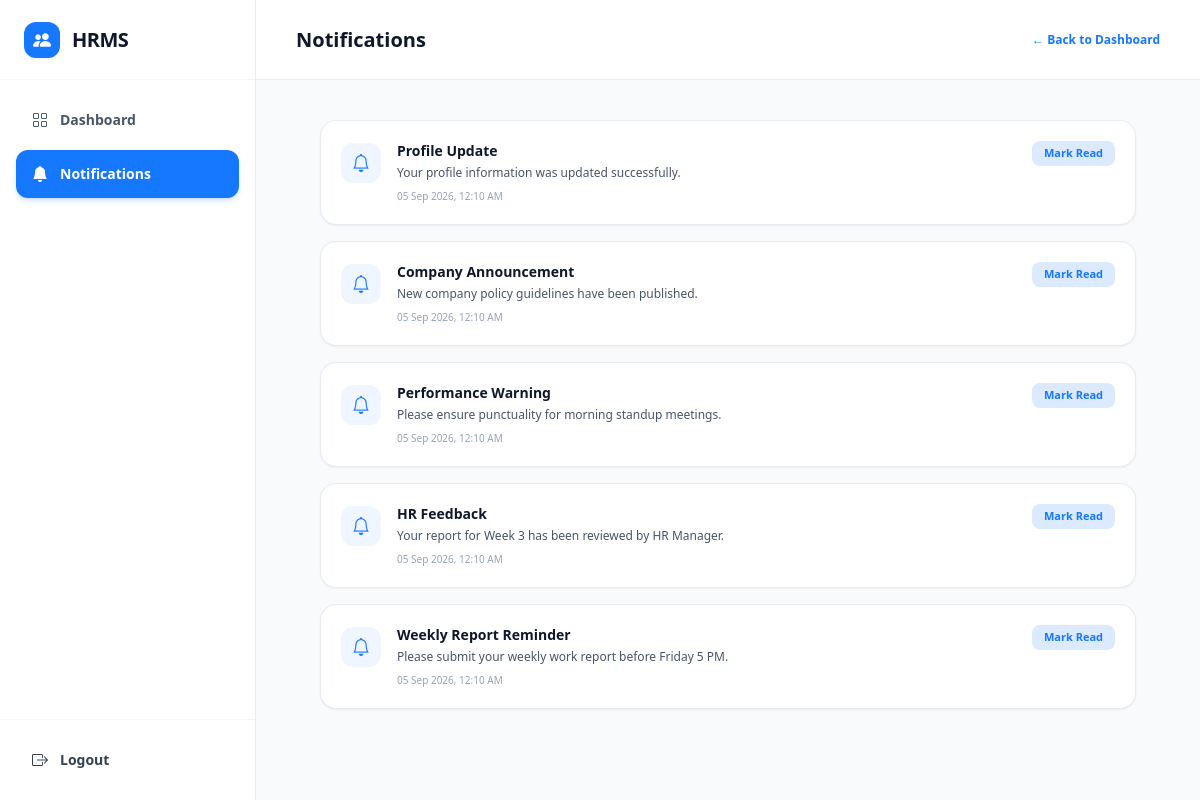
Page /employees/notifications/ (signed in) on the committed database.
### employees/models.py (models this page shows, shortened)
class Notification(models.Model):
    NOTIFICATION_TYPES = [
        ("REPORT_REMINDER", "Weekly Report Reminder"),
        ("HR_FEEDBACK", "HR Feedback"),
        ("WARNING", "Performance Warning"),
        ("ANNOUNCEMENT", "Company Announcement"),
        ("PROFILE_UPDATE", "Profile Update"),
    ]
    notification_id = models.AutoField(
        primary_key=True,
    )
    employee = models.ForeignKey(
        Employee,
        on_delete=models.CASCADE,
        related_name="notifications",
    )
    title = models.CharField(
        max_length=200,
    )
    message = models.TextField()
    notification_type = models.CharField(
        max_length=30,
        choices=NOTIFICATION_TYPES,
        default="REPORT_REMINDER",
    )
    is_read = models.BooleanField(
        default=False,
    )
    created_at = models.DateTimeField(
        auto_now_add=True,
    )

### employees/views.py (the view)
# urls.py: path("notifications/", views.notifications_view, name="notifications"),
@login_required
def notifications_view(request):
    try:
        employee = request.user.employee_profile
    except AttributeError:
        messages.error(request, "Employee profile not found.")
        return redirect("employees:login")
    notifications = employee.notifications.all().order_by("-created_at")
    context = {
        "employee": employee,
        "notifications": notifications,
    }
    return render(request, "employees/notifications.html", context)

### hr_management_system/users/context_processors.py (called while the page is built)
def allauth_settings(request):
    return {
        "ACCOUNT_ALLOW_REGISTRATION": settings.ACCOUNT_ALLOW_REGISTRATION,
    }

### employees/templates/employees/notifications.html (shortened to what this page needs)
{% load static %}
<!DOCTYPE html>
<html lang="en">
<head>
    <script src="https://cdn.tailwindcss.com"></script>
    <link rel="stylesheet" href="https://cdn.jsdelivr.net/npm/bootstrap-icons@1.11.3/font/bootstrap-icons.min.css">
</head>
<body class="bg-slate-50 font-sans antialiased text-slate-800 min-h-screen flex">
    <aside class="w-64 bg-white border-r border-slate-200/80 flex flex-col justify-between hidden md:flex shrink-0 min-h-screen">
        <div>
            <div class="h-20 flex items-center px-6 border-b border-slate-100">
                <a href="{% url 'employees:dashboard' %}" class="flex items-center gap-3 text-hrms-blue">
                    <div class="w-9 h-9 bg-hrms-blue text-white rounded-xl flex items-center justify-center text-lg shadow-sm">
                        <i class="bi bi-people-fill"></i>
                    </div>
                    <span class="text-xl font-extrabold tracking-tight text-slate-900">HRMS</span>
                </a>
            </div>
            <nav class="p-4 space-y-1.5">
                <a href="{% url 'employees:dashboard' %}" class="flex items-center gap-3 px-4 py-3 text-sm font-semibold text-slate-600 hover:text-hrms-blue hover:bg-blue-50/60 rounded-xl">
                    <i class="bi bi-grid text-base"></i><span>Dashboard</span>
                </a>
                <a href="{% url 'employees:notifications' %}" class="flex items-center gap-3 px-4 py-3 text-sm font-bold text-white bg-hrms-blue rounded-xl shadow-md shadow-blue-500/20">
                    <i class="bi bi-bell-fill text-base"></i><span>Notifications</span>
                </a>
            </nav>
        </div>
        <div class="p-4 border-t border-slate-100">
            <a href="{% url 'employees:logout' %}" class="flex items-center gap-3 px-4 py-3 text-sm font-bold text-slate-700 hover:text-red-600 hover:bg-red-50 rounded-xl">
                <i class="bi bi-box-arrow-right text-base"></i><span>Logout</span>
            </a>
        </div>
    </aside>
    <div class="flex-1 flex flex-col min-w-0">
        <header class="h-20 bg-white border-b border-slate-200/80 px-6 lg:px-10 flex items-center justify-between">
            <h1 class="text-xl font-extrabold text-slate-900">Notifications</h1>
            <a href="{% url 'employees:dashboard' %}" class="text-xs font-bold text-hrms-blue hover:underline">← Back to Dashboard</a>
        </header>
        <main class="p-6 lg:p-10 space-y-4 max-w-4xl mx-auto w-full">
            {% if notifications %}
                {% for n in notifications %}
                    <div class="bg-white rounded-2xl p-5 border border-slate-200/80 shadow-sm flex items-start justify-between gap-4 {% if not n.is_read %}bg-blue-50/30 border-blue-100{% endif %}">
                        <div class="flex items-start gap-4">
                            <div class="w-10 h-10 rounded-xl bg-blue-50 text-hrms-blue flex items-center justify-center text-lg shrink-0 mt-0.5">
                                <i class="bi bi-bell"></i>
                            </div>
                            <div class="space-y-1">
                                <div class="text-sm font-bold text-slate-900">{{ n.title }}</div>
                                <p class="text-xs text-slate-600">{{ n.message }}</p>
                                <span class="text-[10px] text-slate-400 font-medium block pt-1">{{ n.created_at|date:"d M Y, h:i A" }}</span>
                            </div>
                        </div>
                        {% if not n.is_read %}
                            <a href="{% url 'employees:mark_notification_read' n.notification_id %}" class="px-3 py-1 bg-blue-100 text-hrms-blue text-[11px] font-bold rounded-lg hover:bg-blue-200 shrink-0">
                                Mark Read
                            </a>
                        {% endif %}
                    </div>
                {% endfor %}
            {% endif %}
        </main>
    </div>
</body>
</html>

### rows in the picture
Notification: title "Profile Update", message "Your profile information was updated successfully.", created_at "05 Sep 2026, 12:10 AM", is_read "Mark Read"
Notification: title "Company Announcement", message "New company policy guidelines have been published.", created_at "05 Sep 2026, 12:10 AM", is_read "Mark Read"
Notification: title "Performance Warning", message "Please ensure punctuality for morning standup meetings.", created_at "05 Sep 2026, 12:10 AM", is_read "Mark Read"
Notification: title "HR Feedback", message "Your report for Week 3 has been reviewed by HR Manager.", created_at "05 Sep 2026, 12:10 AM", is_read "Mark Read"
Notification: title "Weekly Report Reminder", message "Please submit your weekly work report before Friday 5 PM.", created_at "05 Sep 2026, 12:10 AM", is_read "Mark Read"
